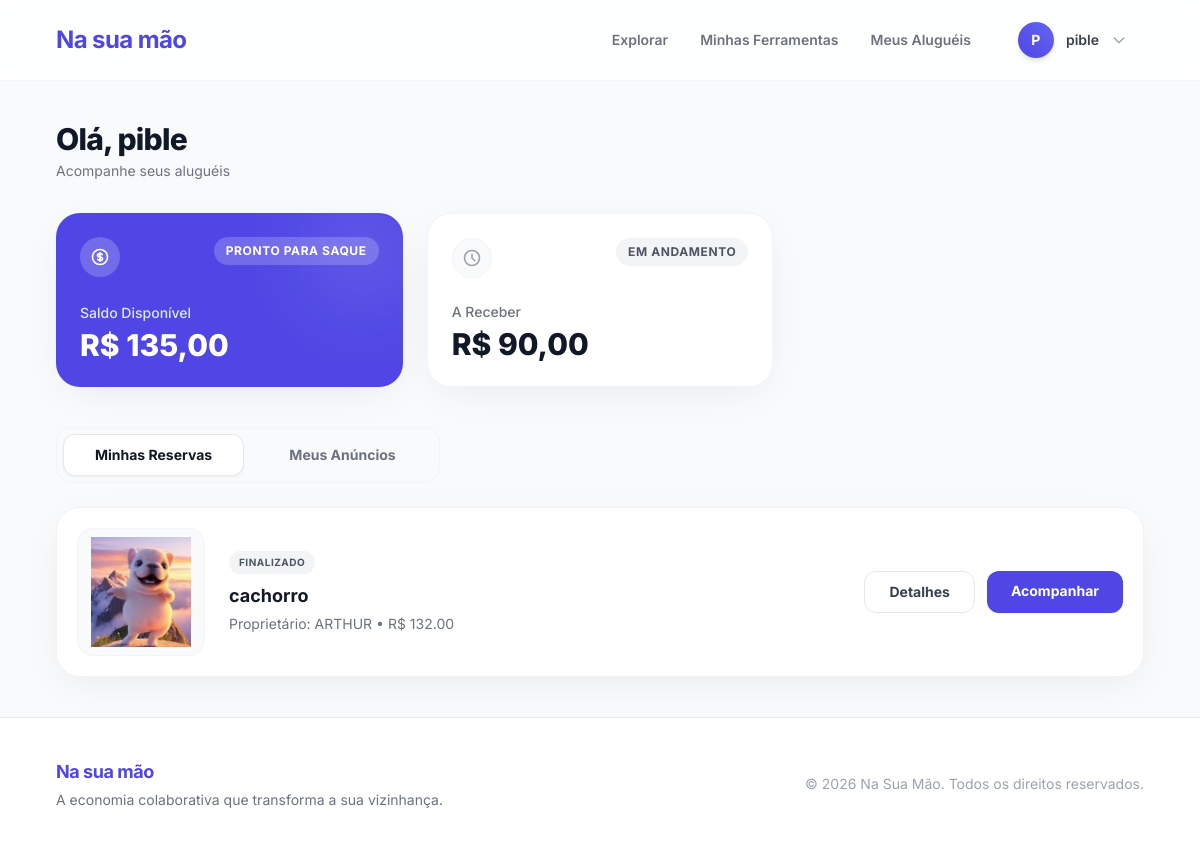
The page /meus-alugueis (signed in) on the database its author committed.
### models/models.py (models this page shows)
class Usuario(Base):
    __tablename__ = "usuarios"
    id_usuario = Column(Integer, primary_key=True, index=True)
    nome = Column(String(100), nullable=False)
    email = Column(String(100), unique=True, index=True, nullable=False)
    senha = Column(String(255), nullable=False)
    cpf = Column(String(14), unique=True, nullable=False)
    cep = Column(String(9), nullable=True)
    telefone = Column(String(15), nullable=True)
    reputacao_acumulada = Column(Numeric(3, 1), default=0.0)
    tipo_perfil = Column(SAEnum(TipoPerfil), default=TipoPerfil.AMBOS)
    data_cadastro = Column(DateTime(timezone=True), server_default=func.now())
    latitude = Column(Float, nullable=True)
    longitude = Column(Float, nullable=True)
    data_nascimento = Column(Date, nullable=False)
    bairro = Column(String(100), nullable=True)
    endereco = Column(String(255), nullable=True)
    foto = Column(String(255), nullable=True)
    total_alugueis = Column(Integer, default=0)
    status_conta = Column(String(20), default="ativo")
    is_admin = Column(Boolean, default=False)
    ferramentas = relationship("Ferramenta", back_populates="locador")
    reservas_como_locatario = relationship("Reserva", back_populates="locatario", foreign_keys="Reserva.id_locatario")

class Reserva(Base):
    __tablename__ = "reservas"
    id_reserva = Column(Integer, primary_key=True, index=True)
    id_locatario = Column(Integer, ForeignKey("usuarios.id_usuario"), nullable=False)
    id_ferramenta = Column(Integer, ForeignKey("ferramentas.id_ferramenta"), nullable=False)
    data_prevista_inicio = Column(Date, nullable=False)
    data_prevista_fim = Column(Date, nullable=False)
    valor_total_calculado = Column(Numeric(10, 2), nullable=False)
    status_reserva = Column(SAEnum(StatusReserva), default=StatusReserva.AGUARDANDO)
    data_solicitacao = Column(DateTime(timezone=True), server_default=func.now())
    motivo_cancelamento = Column(Text, nullable=True)
    locatario = relationship("Usuario", back_populates="reservas_como_locatario")
    ferramenta = relationship("Ferramenta", back_populates="reservas")
    contrato = relationship("Contrato", back_populates="reserva", uselist=False)
    retirada = relationship("Retirada", back_populates="reserva", uselist=False)
    devolucao = relationship("Devolucao", back_populates="reserva", uselist=False)

class Ferramenta(Base):
    __tablename__ = "ferramentas"
    id_ferramenta = Column(Integer, primary_key=True, index=True)
    id_locador = Column(Integer, ForeignKey("usuarios.id_usuario"), nullable=False)
    id_categoria = Column(Integer, ForeignKey("categorias.id_categoria"), nullable=False)
    titulo = Column(String(100), nullable=False)
    descricao = Column(Text, nullable=False)
    voltagem = Column(SAEnum(Voltagem), default=Voltagem.MANUAL)
    estado_conservacao = Column(SAEnum(EstadoConservacao), default=EstadoConservacao.BOM)
    preco_diaria = Column(Numeric(10, 2), nullable=False)
    status_ferramenta = Column(SAEnum(StatusFerramenta), default=StatusFerramenta.DISPONIVEL)
    foto1 = Column(String(255), nullable=True)
    foto2 = Column(String(255), nullable=True)
    foto3 = Column(String(255), nullable=True)
    foto4 = Column(String(255), nullable=True)
    foto5 = Column(String(255), nullable=True)
    locador = relationship("Usuario", back_populates="ferramentas")
    categoria = relationship("Categoria", back_populates="ferramentas")
    reservas = relationship("Reserva", back_populates="ferramenta")

### src/controllers/reserva_controller.py (the view)
@router.get("/meus-alugueis", response_class=HTMLResponse)
async def meus_alugueis(request: Request, db: Session = Depends(get_db), usuario: Usuario = Depends(require_login)):
    como_locatario = db.query(Reserva).filter(
        Reserva.id_locatario == usuario.id_usuario
    ).order_by(Reserva.id_reserva.desc()).all()
    ferramentas_ids = [f.id_ferramenta for f in db.query(Ferramenta).filter(Ferramenta.id_locador == usuario.id_usuario).all()]
    como_locador = db.query(Reserva).filter(
        Reserva.id_ferramenta.in_(ferramentas_ids)
    ).order_by(Reserva.id_reserva.desc()).all() if ferramentas_ids else []
    return templates.TemplateResponse("meus_alugueis.html", {
        "request": request, "usuario": usuario,
        "como_locatario": como_locatario, "como_locador": como_locador,
        "StatusReserva": StatusReserva
    })

### templates/meus_alugueis.html (shortened to what this page needs)
{% extends "base.html" %}
{% block content %}
<div class="mb-8">
  <h1 class="text-3xl font-extrabold text-gray-900 tracking-tight">Olá, {{ usuario.nome.split()[0] }}</h1>
  <p class="text-gray-500 text-sm mt-1">Acompanhe seus aluguéis</p>
</div>
<div class="grid grid-cols-1 md:grid-cols-2 lg:grid-cols-3 gap-6 mb-10">
  <div class="bg-primary-600 rounded-3xl p-6 text-white shadow-soft relative overflow-hidden flex flex-col justify-between">
    <div class="absolute -right-6 -top-6 w-32 h-32 bg-white opacity-10 rounded-full blur-2xl"></div>
    <div class="flex justify-between items-start mb-6">
      <div class="w-10 h-10 bg-white/20 rounded-full flex items-center justify-center">
      </div>
      <span class="bg-white/20 text-white text-xs px-3 py-1.5 rounded-full font-bold uppercase tracking-wider backdrop-blur-sm">Pronto para saque</span>
    </div>
    <div>
      <p class="text-primary-100 text-sm font-medium mb-1">Saldo Disponível</p>
      <h2 class="text-3xl font-extrabold">R$ 135,00</h2>
    </div>
  </div>
  <div class="bg-white rounded-3xl p-6 border border-gray-100 shadow-soft flex flex-col justify-between">
    <div class="flex justify-between items-start mb-6">
      <div class="w-10 h-10 bg-gray-50 rounded-full flex items-center justify-center border border-gray-100">
        <svg class="w-5 h-5 text-gray-400" fill="none" stroke="currentColor" viewBox="0 0 24 24"><path stroke-linecap="round" stroke-linejoin="round" stroke-width="2" d="M12 8v4l3 3m6-3a9 9 0 11-18 0 9 9 0 0118 0z"></path></svg>
      </div>
      <span class="bg-gray-100 text-gray-600 text-xs px-3 py-1.5 rounded-full font-bold uppercase tracking-wider">Em andamento</span>
    </div>
    <div>
      <p class="text-gray-500 text-sm font-medium mb-1">A Receber</p>
      <h2 class="text-3xl font-extrabold text-gray-900">R$ 90,00</h2>
    </div>
  </div>
</div>
<div class="flex gap-2 mb-6 bg-gray-50 p-1.5 rounded-2xl w-full max-w-sm border border-gray-100">
  <button onclick="showTab('locatario')" id="tab-locatario" class="flex-1 py-2.5 px-4 text-sm font-bold rounded-xl bg-white shadow-sm text-gray-900 transition-all border border-gray-200">
    Minhas Reservas
  </button>
  <button onclick="showTab('locador')" id="tab-locador" class="flex-1 py-2.5 px-4 text-sm font-bold rounded-xl text-gray-500 hover:text-gray-700 transition-all border border-transparent">
    Meus Anúncios
  </button>
</div>
<div id="tab-content-locatario" class="space-y-4">
  {% if como_locatario %}
    {% for r in como_locatario %}
    <div class="bg-white rounded-3xl shadow-soft border border-gray-100 p-5 flex flex-col sm:flex-row gap-6 items-center hover:shadow-md transition-shadow">
      <div class="w-full sm:w-32 h-32 bg-gray-50 rounded-2xl border border-gray-100 flex-shrink-0 p-2 relative overflow-hidden flex items-center justify-center">
        {% if r.ferramenta.foto1 %}
          <img src="{{ r.ferramenta.foto1 }}" class="w-full h-full object-contain">
        {% else %}
          <span class="text-3xl">🔧</span>
        {% endif %}
      </div>
      <div class="flex-grow w-full">
        <div class="flex items-center gap-2 mb-2">
          {% if r.status_reserva.value == 'Em Uso' %}
            <span class="bg-green-100 text-green-700 px-2.5 py-1 rounded-full text-[10px] font-bold uppercase tracking-wider">EM USO</span>
            <span class="text-xs text-gray-500 font-medium">Devolução até as 18h</span>
          {% elif r.status_reserva.value == 'Confirmado' %}
            <span class="bg-yellow-100 text-yellow-700 px-2.5 py-1 rounded-full text-[10px] font-bold uppercase tracking-wider">AGUARDANDO RETIRADA</span>
          {% else %}
            <span class="bg-gray-100 text-gray-600 px-2.5 py-1 rounded-full text-[10px] font-bold uppercase tracking-wider">{{ r.status_reserva.value }}</span>
          {% endif %}
        </div>
        <h3 class="font-bold text-gray-900 text-lg mb-1">{{ r.ferramenta.titulo }}</h3>
        <p class="text-sm text-gray-500">Proprietário: {{ r.ferramenta.locador.nome.split()[0] }} • R$ {{ "%.2f"|format(r.valor_total_calculado) }}</p>
      </div>
      <div class="flex flex-col sm:flex-row gap-3 w-full sm:w-auto shrink-0">
        <a href="/reservas/{{ r.id_reserva }}" class="text-center px-6 py-2.5 border border-gray-200 text-gray-700 rounded-xl text-sm font-bold hover:bg-gray-50 transition-colors whitespace-nowrap">
          Detalhes
        </a>
        <a href="/reservas/{{ r.id_reserva }}" class="text-center px-6 py-2.5 bg-primary-600 text-white rounded-xl text-sm font-bold hover:bg-primary-700 transition-colors shadow-sm whitespace-nowrap">
          Acompanhar
        </a>
      </div>
    </div>
    {% endfor %}
  {% endif %}
</div>
{% endblock %}

### templates/base.html (shortened to what this page needs)
<!DOCTYPE html>
<html lang="pt-PT">
<head>
  <script src="https://cdn.tailwindcss.com"></script>
</head>
<body class="bg-[#f8fafc] flex flex-col min-h-screen font-sans text-gray-800 antialiased selection:bg-primary-100 selection:text-primary-700">
<nav class="bg-white/85 backdrop-blur-md border-b border-gray-100 sticky top-0 z-50 transition-all duration-300">
  <div class="max-w-6xl mx-auto px-4 sm:px-6 lg:px-8">
    <div class="flex justify-between items-center h-20">
      <a href="/" class="flex items-center gap-2 text-2xl font-bold text-primary-600 hover:text-primary-700 transition tracking-tight">
        Na sua mão
      </a>
      <div class="hidden md:flex items-center gap-8">
        <a href="/" class="text-sm font-semibold text-gray-500 hover:text-primary-600 transition-colors">Explorar</a>
        {% if usuario %}
          <a href="/minhas-ferramentas" class="text-sm font-semibold text-gray-500 hover:text-primary-600 transition-colors">Minhas Ferramentas</a>
          <a href="/meus-alugueis" class="text-sm font-semibold text-gray-500 hover:text-primary-600 transition-colors">Meus Aluguéis</a>
          <div class="relative group ml-2">
            <button class="flex items-center gap-3 hover:bg-gray-50 p-1.5 pr-4 rounded-full border border-transparent hover:border-gray-200 transition-all cursor-pointer">
              <div class="w-9 h-9 rounded-full bg-gradient-to-tr from-primary-600 to-primary-500 text-white flex items-center justify-center font-bold text-sm shadow-md">
                {{ usuario.nome[0].upper() }}
              </div>
              <span class="text-sm font-semibold text-gray-700">{{ usuario.nome.split()[0] }}</span>
              <svg class="w-4 h-4 text-gray-400" fill="none" stroke="currentColor" viewBox="0 0 24 24"><path stroke-linecap="round" stroke-linejoin="round" stroke-width="2" d="M19 9l-7 7-7-7"></path></svg>
            </button>
          </div>
        {% endif %}
      </div>
    </div>
  </div>
</nav>
<main class="flex-grow max-w-6xl mx-auto w-full px-4 sm:px-6 lg:px-8 py-10">
  {% block content %}{% endblock %}
</main>
<footer class="bg-white border-t border-gray-200 mt-auto py-10">
  <div class="max-w-6xl mx-auto px-4 sm:px-6 lg:px-8 flex flex-col md:flex-row justify-between items-center gap-6">
    <div class="text-center md:text-left">
      <p class="font-bold text-lg text-primary-600 mb-1 tracking-tight">Na sua mão</p>
      <p class="text-gray-500 text-sm">A economia colaborativa que transforma a sua vizinhança.</p>
    </div>
    <div class="text-gray-400 text-sm text-center md:text-right">
      <p>© 2026 Na Sua Mão. Todos os direitos reservados.</p>
    </div>
  </div>
</footer>
</body>
</html>

### rows shown on the page
Usuario: nome "P", nome "pible"
Reserva: status_reserva.value "FINALIZADO", ferramenta.titulo "cachorro", ferramenta.locador.nome "ARTHUR", valor_total_calculado "132.00"
